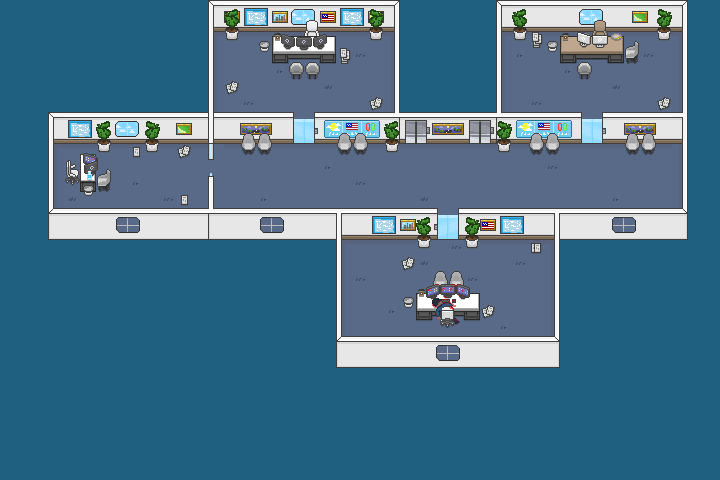

Tiled map render using the project's own tile images. Description and the map definition, with tile-layer contents summarised, below:
An orthogonal 45x30 tile map with 16x16 px tiles, 11 tile layers (pavimento, Mura, angolo mura, quadri e altro, ...), 3 tilesets and 62 objects.

<map version="1.10" tiledversion="1.11.0" orientation="orthogonal" renderorder="right-down" width="45" height="30" tilewidth="16" tileheight="16" infinite="0" backgroundcolor="#1f5f7f" nextlayerid="89" nextobjectid="170">
 <tileset firstgid="1" source="tileset-principale.tsx" />
 <tileset firstgid="801" source="tilest-componenti-ufficio.tsx" />
 <tileset firstgid="1201" source="tileset-mensa.tsx" />
 <layer id="68" name="pavimento" width="45" height="30">
  <data>[1350 cells, 520 non-empty, 9 distinct tile ids]</data>
 </layer>
 <layer id="69" name="Mura" width="45" height="30">
  <data>[1350 cells, 276 non-empty, 42 distinct tile ids]</data>
 </layer>
 <layer id="70" name="angolo mura" width="45" height="30">
  <data>[1350 cells, 12 non-empty, 10 distinct tile ids]</data>
 </layer>
 <layer id="76" name="quadri e altro" width="45" height="30">
  <data>[1350 cells, 66 non-empty, 26 distinct tile ids]</data>
 </layer>
 <layer id="77" name="sedie" width="45" height="30">
  <data>[1350 cells, 38 non-empty, 15 distinct tile ids]</data>
 </layer>
 <layer id="78" name="scrivanie" width="45" height="30">
  <data>[1350 cells, 35 non-empty, 35 distinct tile ids]</data>
 </layer>
 <layer id="79" name="oggetti sopra scrivanie" width="45" height="30">
  <data>[1350 cells, 2 non-empty, 1 distinct tile ids]</data>
 </layer>
 <layer id="80" name="pc" width="45" height="30">
  <data>[1350 cells, 16 non-empty, 16 distinct tile ids]</data>
 </layer>
 <layer id="81" name="oggetti" width="45" height="30">
  <data>[1350 cells, 16 non-empty, 7 distinct tile ids]</data>
 </layer>
 <layer id="82" name="cestini" width="45" height="30">
  <data>[1350 cells, 8 non-empty, 2 distinct tile ids]</data>
 </layer>
 <layer id="83" name="piante" width="45" height="30">
  <data>[1350 cells, 30 non-empty, 6 distinct tile ids]</data>
 </layer>
 <objectgroup id="59" name="collisioni">
  <object id="6" x="208.727" y="0.5455" width="190.727" height="25.2159" />
  <object id="7" x="204.17" y="15.0682" width="11.9091" height="127.841" />
  <object id="8" x="391.818" y="15" width="7.45455" height="101.67" />
  <object id="9" x="313.182" y="108.705" width="269.182" height="29.1818" />
  <object id="13" x="496" y="12.3636" width="8.18181" height="104.909" />
  <object id="14" x="496.545" y="0.1818" width="190.909" height="25.3864" />
  <object id="15" x="678.909" y="12.3636" width="8.54546" height="200.727" />
  <object id="18" x="48.795" y="204.222" width="389.568" height="29.3239" />
  <object id="19" x="457.483" y="203.798" width="229.494" height="29.8163" />
  <object id="24" x="205" y="176.375" width="11.25" height="45" />
  <object id="25" x="48" y="111.875" width="160.25" height="25.7917" />
  <object id="26" x="48.125" y="129.375" width="8.125" height="91.875" />
  <object id="28" x="336.375" y="224.625" width="4.75" height="125.625" />
  <object id="29" x="554.25" y="224.625" width="5" height="125.227" />
  <object id="30" x="336.625" y="333.492" width="222.625" height="23.5076" />
  <object id="33" x="213.364" y="109.114" width="80.9091" height="28.3864" />
  <object id="37" x="601.489" y="108.648" width="80.7614" height="28.9773" />
  <object id="76" x="272.125" y="34.625" width="62.75" height="16.625" />
  <object id="77" x="560.75" y="36.75" width="62.75" height="15" />
  <object id="89" x="416.716" y="289.773" width="62.75" height="24" />
  <object id="90" x="433.364" y="306.727" width="30.3636" height="14.5455" />
  <object id="91" x="66.091" y="160.273" width="4" height="21.6364" />
  <object id="92" x="70.273" y="165.364" width="9.63636" height="19.0909" />
  <object id="94" x="80" y="153.5" width="15.5455" height="31.0455" />
  <object id="95" x="95.455" y="157.091" width="2.36364" height="13.9091" />
  <object id="96" x="560.636" y="21" width="63" height="14" />
  <object id="105" x="306.375" y="20.625" width="11.125" height="15.625" />
  <object id="106" x="656.45" y="14.4375" width="15.1005" height="18.1875" />
  <object id="107" x="512.45" y="14.5426" width="15.1005" height="18.1875" />
  <object id="108" x="496.387" y="126.281" width="15.1005" height="18.1875" />
  <object id="109" x="384.395" y="126.355" width="15.1005" height="18.1875" />
  <object id="110" x="144.995" y="126.361" width="15.1005" height="18.1875" />
  <object id="111" x="96.45" y="126.361" width="15.1005" height="18.1875" />
  <object id="112" x="416.245" y="222.247" width="15.1005" height="18.1875" />
  <object id="113" x="464.7" y="222.361" width="15.1005" height="18.1875" />
  <object id="114" x="368.7" y="14.2813" width="15.1005" height="18.1875" />
  <object id="115" x="224.414" y="14.4596" width="15.1005" height="18.1875" />
  <object id="116" x="242.964" y="135.765" width="10.7826" height="8.13044" />
  <object id="117" x="259.174" y="135.804" width="10.7826" height="8.13044" />
  <object id="118" x="339.336" y="135.571" width="10.7826" height="8.13044" />
  <object id="119" x="355.063" y="135.844" width="10.7826" height="8.13044" />
  <object id="120" x="531.245" y="135.753" width="10.7826" height="8.13044" />
  <object id="121" x="546.972" y="135.753" width="10.7826" height="8.13044" />
  <object id="122" x="626.967" y="135.891" width="10.7826" height="8.13044" />
  <object id="123" x="643.13" y="135.891" width="10.7826" height="8.13044" />
  <object id="125" x="425.517" y="269.747" width="46.2714" height="20.0054" />
  <object id="126" x="403.115" y="298.039" width="10.7826" height="8.13044" />
  <object id="133" x="83.129" y="185.327" width="10.7352" height="8.52916" />
  <object id="134" x="258.925" y="41.597" width="10.7352" height="8.52916" />
  <object id="135" x="547.111" y="41.051" width="10.7352" height="8.52916" />
  <object id="136" x="204.273" y="143.545" width="11.8182" height="7.72727" />
  <object id="137" x="287.3" y="55.031" width="34.1601" height="16.8182" />
  <object id="138" x="576.518" y="53.863" width="15.2727" height="18.1023" />
  <object id="139" x="626.49" y="43.79" width="7.09091" height="15.9261" />
  <object id="140" x="637.175" y="46.534" width="0.584985" height="5.41109" />
  <object id="159" x="628.788" y="46.0369" width="7.09091" height="15.9261" />
 </objectgroup>
 <objectgroup id="61" name="ascensori">
  <object id="98" x="401.909" y="120.273" width="27.9091" height="31.9091">
   <properties>
    <property name="lato" value="sinistra" />
   </properties>
  </object>
  <object id="99" x="466.227" y="119.864" width="27.9091" height="31.9091">
   <properties>
    <property name="lato" value="destra" />
   </properties>
  </object>
 </objectgroup>
 <objectgroup id="86" name="porte">
  <object id="163" x="288.606" y="105.288" width="31.4545" height="32.3409">
   <properties>
    <property name="owner" value="bryan" />
   </properties>
  </object>
  <object id="164" x="195.606" y="140.621" width="31.4545" height="44.0909">
   <properties>
    <property name="owner" value="jos" />
   </properties>
  </object>
  <object id="165" x="575.273" y="102.955" width="31.4545" height="44.0909">
   <properties>
    <property name="owner" value="ryan" />
   </properties>
  </object>
  <object id="166" x="431.606" y="201.621" width="31.4545" height="44.0909">
   <properties>
    <property name="owner" value="caleeb" />
   </properties>
  </object>
 </objectgroup>
</map>
